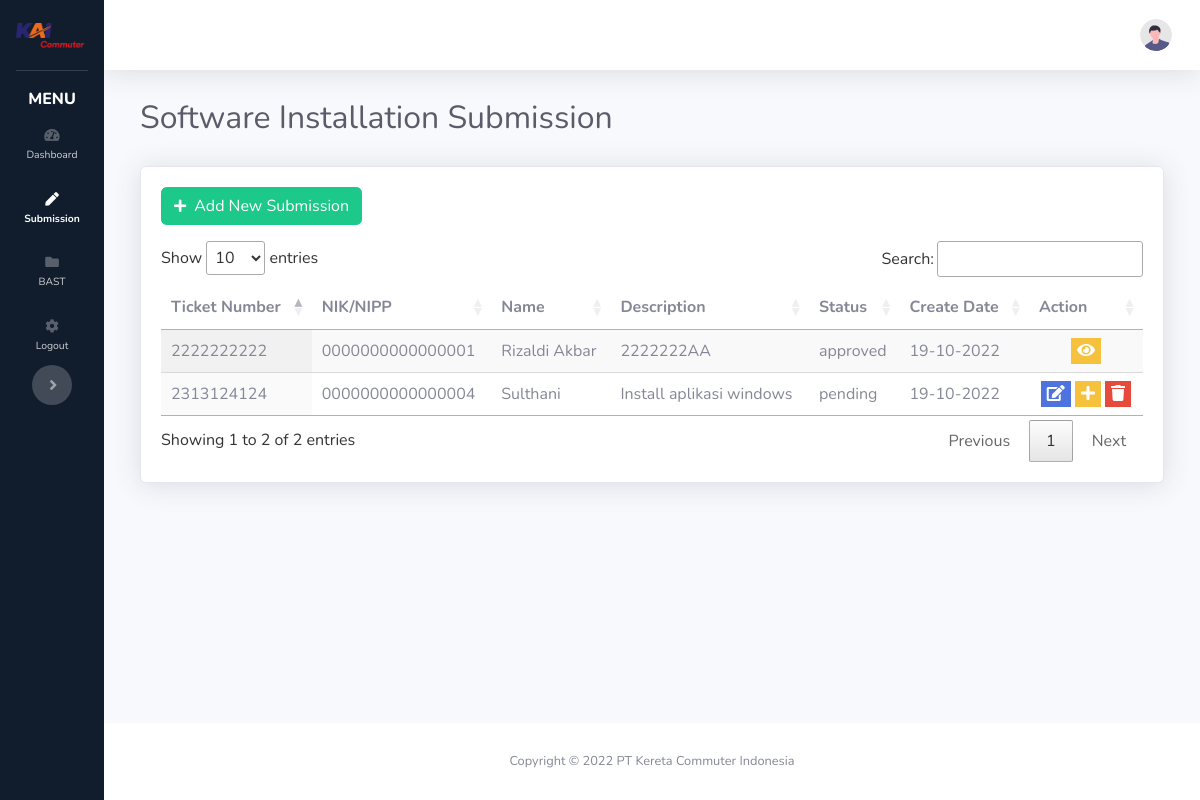
Page /index.php/admin/subsoftware on the earlier database version.
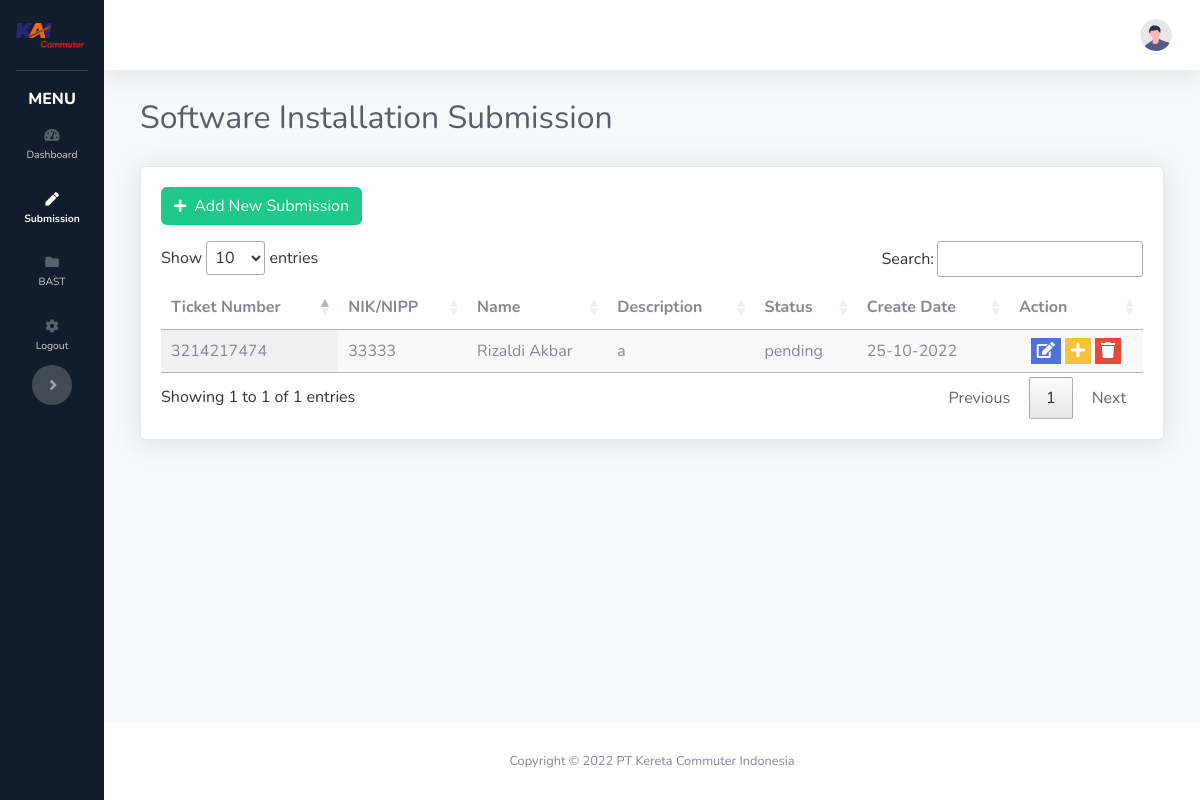
Same page on the later database version.
### tables this page shows
CREATE TABLE `request` (
  `id_request` int(3) NOT NULL,
  `keluhan` text NOT NULL,
  `no_tiket` varchar(50) NOT NULL,
  `no_aset` varchar(20) NOT NULL,
  `tipe_pengajuan` enum('hardware','software') NOT NULL,
  `status` enum('pending','process','approved','revision','rejected','finish') NOT NULL,
  `nik` varchar(10) NOT NULL,
  `id_category` int(1) NOT NULL DEFAULT 1,
  `tanggal_request` date NOT NULL,
  `tanggal_approval` date NOT NULL,
  `approval_notes` text NOT NULL,
  `nik_admin` varchar(10) NOT NULL,
  `nip` varchar(10) NOT NULL
);

CREATE TABLE `employee` (
  `nik` varchar(10) NOT NULL,
  `nama` varchar(50) NOT NULL,
  `bagian` varchar(30) NOT NULL,
  `jabatan` varchar(30) NOT NULL
);

### application/controllers/admin.php (called while the page is built, shortened)
<?php
class Admin extends CI_Controller
{
	public function __construct()
	{
		$this->load->helper('url');
		$this->load->library('session');
		$this->load->database();
		$this->load->model('Model_Noc');
	}
	public function subsoftware()
	{
		$data['requestor'] = $this->Model_Noc->getRequestor_software();
		$data['title'] = 'Software-Submission';
		$this->load->view('head', $data);
		$this->load->view('admin/sidebar_admin', $data);
		$this->load->view('navbar', $data);
		$this->load->view('admin/submission_software', $data);
		$this->load->view('admin/modal_pengajuansoftware', $data);
		$this->load->view('admin/modal_editsoftware', $data);
		$this->load->view('admin/script/hapus_pengajuan', $data);
		$this->load->view('admin/script/caridata_employee', $data);
		$this->load->view('admin/script/tandatangan', $data);
		$this->load->view('footer', $data);
	}
}

### index.php (called while the page is built, shortened)
<?php
require_once BASEPATH.'core/CodeIgniter.php';

### application/models/Model_Noc.php (called while the page is built, shortened)
<?php
class Model_Noc extends CI_Model
{
	function getRequestor_software()
	{
		$this->db->select('request.*, employee.*, category.*');
		$this->db->join('employee', 'request.nik = employee.nik');
		$this->db->join('category', 'request.id_category = category.id_category');
		$this->db->from('request');
		$query = $this->db->get();
		return $query->result();
	}
}

### application/views/admin/submission_software.php (shortened to what the changed rows need)
<div class="mr-4 ml-4">
    <div class="row">
        <div class="container-fluid">
            <div class="card shadow mb-4">
                <div class="card-body">
                    <div class="tombol-pengajuan">
                        <button class="btn btn-md btn-success mb-3" data-toggle="modal" data-target="#tambahBarang"><i class="fas fa-plus fa-sm mr-2"></i>Add New Submission</button>
                    </div>
                    <table id="myTable" class="display">
                        <thead>
                            <tr>
                                <th>Ticket Number</th>
                                <th>NIK/NIPP</th>
                                <th>Name</th>
                                <th>Description</th>
                                <th>Status</th>
                                <th>Create Date</th>
                                <th>Action</th>
                            </tr>
                        </thead>
                        <tbody>
                            <?php
                            foreach ($requestor as $data) {
                                if ($data->tipe_pengajuan == "software") {
                                    if ($data->status == "pending" || $data->status == "revision" || $data->status == "approved" || $data->status == "rejected" || $data->status == "revision") {
                            ?>
                                        <tr>
                                            <td><?php echo $data->no_tiket; ?></td>
                                            <td><?php echo $data->nik; ?></td>
                                            <td><?php echo $data->nama; ?></td>
                                            <td><?php echo $data->keluhan; ?></td>
                                            <td><?php echo $data->status; ?></td>
                                            <td><?php echo date("d-m-Y",  strtotime($data->tanggal_request)); ?></td>
                                            <td align="center">
                                                <?php
                                                if ($data->status == "approved") { ?>
                                                    <button class="tombol bg-warning text-white" title="Review" onClick="newWindow = window.open('<?php echo base_url('admin/reviewReq_software?idRequest=' . $data->id_request . '&noTiket=' . $data->no_tiket); ?>');newWindow.print();">
                                                        <font style="font-weight: bold;">
                                                            <i class="fa fa-eye"></i>
                                                        </font>
                                                    </button>
                                                <?php
                                                } else { ?>
                                                    <button class="tombol bg-primary text-white" data-toggle="modal" data-target="#editRequest<?php echo $data->id_request; ?>" title="Edit/Review">
                                                        <font style="font-weight: bold;">
                                                            <i class="fa fa-edit"></i>
                                                        </font>
                                                    </button>
                                                    <a href="<?php echo base_url('admin/addSoftware') . "?idRequest=" . $data->id_request . "&noTiket=" . $data->no_tiket; ?>">
                                                        <button class="tombol bg-warning text-white" title="Add Software">
                                                            <font style="font-weight: bold;">
                                                                <i class="fa fa-plus"></i>
                                                            </font>
                                                        </button>
                                                    </a>
                                                    <button class="tombol bg-danger text-white" data-toggle="modal" data-target="#deleteRequest<?php echo $data->id_request; ?>" title="Delete">
                                                        <font style="font-weight: bold;">
                                                            <i class="fa fa-trash"></i>
                                                        </font>
                                                    </button>
                                            </td>
                                        <?php
                                                }
                                        ?>
                                        </tr>
                            <?php
                                    }
                                }
                            }
                            ?>
                        </tbody>
                    </table>
                </div>
            </div>
        </div>
    </div>
</div>
</div>

Differences in the rows shown:
removed request: no_tiket "2313124124", employee.nik "0000000000000004", employee.nama "Sulthani", keluhan "Install aplikasi windows", status "pending", tanggal_request "19-10-2022"
removed request: no_tiket "2222222222", employee.nik "0000000000000001", employee.nama "Rizaldi Akbar", keluhan "2222222AA", status "approved", tanggal_request "19-10-2022"
added request: no_tiket "3214217474", employee.nik "33333", employee.nama "Rizaldi Akbar", keluhan "a", status "pending", tanggal_request "25-10-2022"
Other differences:
text written by a page script: "Show entries Search: Showing 1 to 2 of 2 entries Previous 1 Next" → "Show entries Search: Showing 1 to 1 of 1 entries Previous 1 Next"
